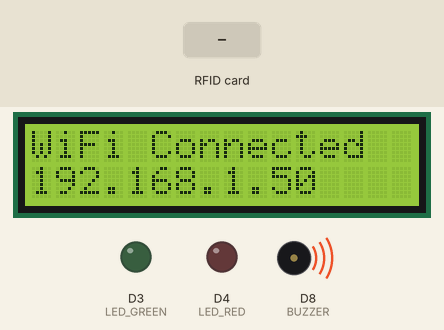
This sketch was run on a simulated ESP8266 (NodeMCU). On the bench: 16×2 character LCD, output pins drawn as LEDs (lit = HIGH), buzzer (waves = sounding). The inputs (shaded band) are chosen by the test bench. WiFi joins after 1.5 s; servers stay silent unless stated; uploads are accepted with an empty reply; what the sketch prints to the serial monitor is not drawn.

Above: at 3.8 s.
At 7.1 s:
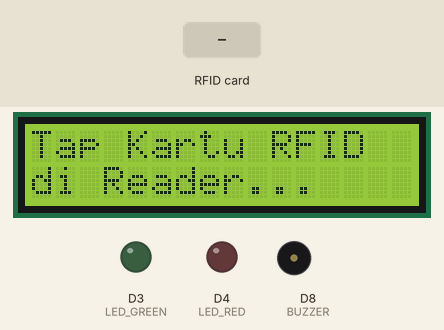
7.2 s: RFID card 5E 7A 19 C4 held to the reader
At 7.39 s:
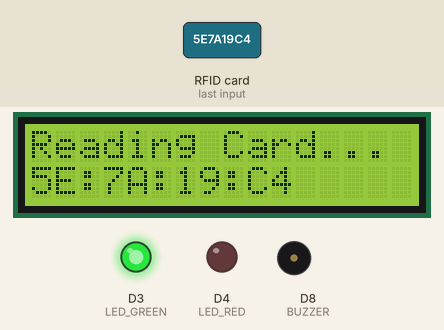
At 8.2 s:
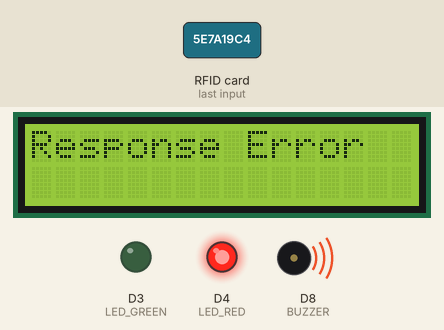
Timing chart, 0 to 11.3 s (numbered marks = the images above; inputs shaded):
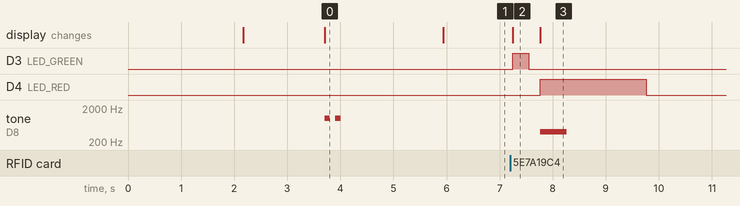

The sketch:

esp8266_rfid_attendance.ino
```cpp
/*
 * SISTEM ABSENSI RFID + FACE RECOGNITION
 * Hardware: NodeMCU ESP8266 + RFID RC522 + LCD 16x2 I2C + LED + Buzzer
 *
 * WIRING:
 * RC522:     3.3V=VCC, GND=GND, D2=SDA, D5=SCK, D6=MISO, D7=MOSI, D1=RST
 * LCD I2C:   5V=VCC, GND=GND, D1=SDA, D2=SCL
 * LED GREEN: D3 → 220Ω → LED → GND
 * LED RED:   D4 → 220Ω → LED → GND
 * BUZZER:    D8 → BUZZER(+) → GND
 */

#include <ESP8266WiFi.h>
#include <ESP8266HTTPClient.h>
#include <SPI.h>
#include <MFRC522.h>
#include <Wire.h>
#include <LiquidCrystal_I2C.h>
#include <ArduinoJson.h>

// ============================================
// KONFIGURASI - EDIT DI SINI!
// ============================================

// WiFi
const char* ssid = "YOUR_WIFI_SSID";          // Ganti dengan nama WiFi Anda
const char* password = "YOUR_WIFI_PASSWORD";  // Ganti dengan password WiFi

// API URL
const char* apiUrl = "http://192.168.1.100:3000/api"; // Ganti dengan IP laptop Anda
// Cek IP laptop: buka CMD → ketik "ipconfig" → cari "IPv4 Address"
// Contoh: http://192.168.1.100:3000/api
// Kalau sudah deploy: https://your-backend.up.railway.app/api

// ============================================
// PIN CONFIGURATION
// ============================================

// RFID RC522
#define SS_PIN D2    // SDA
#define RST_PIN D1   // RST

// LED & Buzzer
#define LED_GREEN D3
#define LED_RED D4
#define BUZZER D8

// ============================================
// INITIALIZE
// ============================================

MFRC522 mfrc522(SS_PIN, RST_PIN);
LiquidCrystal_I2C lcd(0x27, 16, 2); // Alamat I2C: 0x27 atau 0x3F (coba keduanya)

void setup() {
  Serial.begin(115200);
  Serial.println("\n=================================");
  Serial.println("SISTEM ABSENSI RFID + FACE");
  Serial.println("=================================\n");

  // Initialize LCD
  lcd.init();
  lcd.backlight();
  lcd.setCursor(0, 0);
  lcd.print("Sistem Absensi");
  lcd.setCursor(0, 1);
  lcd.print("Starting...");
  delay(2000);

  // Initialize RFID
  SPI.begin();
  mfrc522.PCD_Init();
  Serial.println("✓ RFID RC522 initialized");

  // Initialize LED & Buzzer
  pinMode(LED_GREEN, OUTPUT);
  pinMode(LED_RED, OUTPUT);
  pinMode(BUZZER, OUTPUT);

  digitalWrite(LED_GREEN, LOW);
  digitalWrite(LED_RED, LOW);
  digitalWrite(BUZZER, LOW);
  Serial.println("✓ LED & Buzzer initialized");

  // Connect to WiFi
  Serial.print("Connecting to WiFi");
  lcd.clear();
  lcd.print("Connecting WiFi");
  lcd.setCursor(0, 1);
  lcd.print(ssid);

  WiFi.begin(ssid, password);

  int attempt = 0;
  while (WiFi.status() != WL_CONNECTED && attempt < 30) {
    delay(500);
    Serial.print(".");
    attempt++;
  }

  if (WiFi.status() == WL_CONNECTED) {
    Serial.println("\n✓ WiFi Connected!");
    Serial.print("✓ IP Address: ");
    Serial.println(WiFi.localIP());

    lcd.clear();
    lcd.setCursor(0, 0);
    lcd.print("WiFi Connected");
    lcd.setCursor(0, 1);
    lcd.print(WiFi.localIP());

    // Beep 2x sukses
    tone(BUZZER, 1000, 100);
    delay(200);
    tone(BUZZER, 1000, 100);
    delay(2000);
  } else {
    Serial.println("\n✗ WiFi Connection Failed!");
    lcd.clear();
    lcd.print("WiFi Failed!");
    lcd.setCursor(0, 1);
    lcd.print("Check Config");

    // Beep panjang error
    tone(BUZZER, 500, 1000);

    while(true) {
      digitalWrite(LED_RED, HIGH);
      delay(500);
      digitalWrite(LED_RED, LOW);
      delay(500);
    }
  }

  lcd.clear();
  lcd.setCursor(0, 0);
  lcd.print("Tap Kartu RFID");
  lcd.setCursor(0, 1);
  lcd.print("di Reader...");

  Serial.println("\n=================================");
  Serial.println("✓ System Ready!");
  Serial.println("Tap RFID Card to check-in...");
  Serial.println("=================================\n");
}

void loop() {
  // Cek apakah ada kartu RFID baru
  if (!mfrc522.PICC_IsNewCardPresent()) {
    return;
  }

  // Baca kartu
  if (!mfrc522.PICC_ReadCardSerial()) {
    return;
  }

  // Ambil UID kartu dalam format HEX
  String rfidUid = "";
  for (byte i = 0; i < mfrc522.uid.size; i++) {
    if (i > 0) rfidUid += ":";
    if (mfrc522.uid.uidByte[i] < 0x10) rfidUid += "0";
    rfidUid += String(mfrc522.uid.uidByte[i], HEX);
  }
  rfidUid.toUpperCase();

  Serial.println("\n--- RFID CARD DETECTED ---");
  Serial.print("UID: ");
  Serial.println(rfidUid);

  lcd.clear();
  lcd.print("Reading Card...");
  lcd.setCursor(0, 1);
  lcd.print(rfidUid);

  // Blink LED saat baca kartu
  digitalWrite(LED_GREEN, HIGH);
  delay(300);
  digitalWrite(LED_GREEN, LOW);

  // Kirim ke API untuk verifikasi
  verifyAndRecord(rfidUid);

  // Reset LCD
  delay(3000);
  lcd.clear();
  lcd.print("Tap Kartu RFID");
  lcd.setCursor(0, 1);
  lcd.print("di Reader...");

  // Halt kartu
  mfrc522.PICC_HaltA();
  mfrc522.PCD_StopCrypto1();

  delay(2000); // Delay sebelum baca kartu berikutnya
}

void verifyAndRecord(String rfidUid) {
  if (WiFi.status() != WL_CONNECTED) {
    Serial.println("✗ WiFi Disconnected!");
    showError("WiFi Error!");
    return;
  }

  WiFiClient client;
  HTTPClient http;

  // STEP 1: Verify RFID
  Serial.println("\n→ Verifying RFID with API...");
  String verifyUrl = String(apiUrl) + "/rfid-face/rfid/verify";

  http.begin(client, verifyUrl);
  http.addHeader("Content-Type", "application/json");
  http.setTimeout(10000); // 10 second timeout

  String payload = "{\"rfidUid\":\"" + rfidUid + "\"}";
  Serial.println("Sending: " + payload);

  int httpCode = http.POST(payload);

  Serial.print("HTTP Code: ");
  Serial.println(httpCode);

  if (httpCode == 200) {
    String response = http.getString();
    Serial.println("Response: " + response);

    // Parse JSON response
    StaticJsonDocument<1024> doc;
    DeserializationError error = deserializeJson(doc, response);

    if (!error) {
      bool success = doc["success"];

      if (success) {
        // Kartu valid!
        String name = doc["data"]["name"].as<String>();
        int userId = doc["data"]["id"];
        String nip = doc["data"]["nip"].as<String>();

        Serial.println("✓ RFID Verified!");
        Serial.println("User: " + name);
        Serial.println("NIP: " + nip);

        // Tampilkan di LCD
        lcd.clear();
        lcd.print("Selamat Datang");
        lcd.setCursor(0, 1);
        lcd.print(name.substring(0, 16)); // Max 16 char

        // LED hijau + beep sukses
        digitalWrite(LED_GREEN, HIGH);
        tone(BUZZER, 1000, 200);
        delay(300);
        tone(BUZZER, 1200, 200);

        // STEP 2: Record Attendance
        recordAttendance(userId, rfidUid, name);

        delay(2000);
        digitalWrite(LED_GREEN, LOW);

      } else {
        // Kartu tidak terdaftar
        String message = doc["message"].as<String>();
        Serial.println("✗ " + message);

        showError("Kartu Tidak", "Terdaftar!");
      }
    } else {
      Serial.println("✗ JSON Parse Error!");
      showError("Response Error");
    }

  } else if (httpCode == 404) {
    Serial.println("✗ RFID Card not registered!");
    showError("Kartu Tidak", "Terdaftar!");

  } else {
    Serial.println("✗ HTTP Error: " + String(httpCode));
    showError("Server Error", "Code: " + String(httpCode));
  }

  http.end();
}

void recordAttendance(int userId, String rfidUid, String userName) {
  WiFiClient client;
  HTTPClient http;

  Serial.println("\n→ Recording attendance...");
  String attendanceUrl = String(apiUrl) + "/attendance/check-in";

  http.begin(client, attendanceUrl);
  http.addHeader("Content-Type", "application/json");

  // Get current time (sesuaikan timezone jika perlu)
  String payload = "{\"userId\":" + String(userId) +
                   ",\"verification_method\":\"rfid\"" +
                   ",\"rfid_uid\":\"" + rfidUid + "\"}";

  Serial.println("Sending: " + payload);

  int httpCode = http.POST(payload);

  if (httpCode == 200 || httpCode == 201) {
    String response = http.getString();
    Serial.println("✓ Attendance recorded!");
    Serial.println("Response: " + response);

    lcd.clear();
    lcd.print("Absen Berhasil!");
    lcd.setCursor(0, 1);
    lcd.print("Selamat Bekerja");

    // Beep 3x sukses
    for (int i = 0; i < 3; i++) {
      tone(BUZZER, 1500, 100);
      delay(150);
    }

  } else {
    Serial.println("✗ Attendance failed!");
    Serial.println("HTTP Code: " + String(httpCode));

    lcd.clear();
    lcd.print("Absen Gagal!");
    lcd.setCursor(0, 1);
    lcd.print("Coba Lagi");

    tone(BUZZER, 500, 500);
  }

  http.end();
  delay(2000);
}

void showError(String line1, String line2 = "") {
  lcd.clear();
  lcd.print(line1);
  if (line2 != "") {
    lcd.setCursor(0, 1);
    lcd.print(line2);
  }

  // LED merah + beep error
  digitalWrite(LED_RED, HIGH);
  tone(BUZZER, 400, 500);
  delay(2000);
  digitalWrite(LED_RED, LOW);
}
```

Measured:
- after the input at 7.2 s, D3 (LED_GREEN): LOW → HIGH after 0.05 s, → LOW 0.30 s later; D4 (LED_RED): LOW → HIGH after 0.56 s, → LOW 2.0 s later; tone on D8 (BUZZER): silent → 400 Hz after 0.56 s, → silent 0.50 s later; the display: changes after 0.05 s (image 2)
- what the display in image 0 shows lasts 2.2 s, from 3.7 s to 5.9 s
- what the display in image 2 shows lasts 0.6 s, from 7.2 s to 7.8 s
